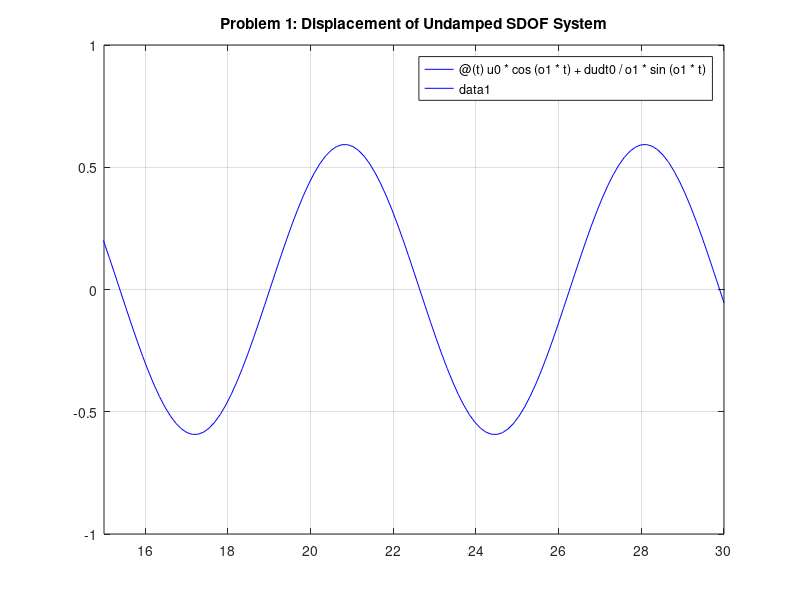

MATLAB code to generate this figure: (Note: this script raises an error after producing the figure.)
%Enter given parameters for undamped SDOF oscillator where mass drops from
%2kg to 1kg at the 15 second mark 
m1 = 2
m2 = 1
k = .75
u0 = 0
dudt0 = .5

%Calculate the natural frequency of the system before and after the change
%in mass 
o1 = sqrt(k/m1)
o2 = sqrt(k/m2)

%Enter the governing equation for the system from 0-15 seconds
f1 = @(t) u0*cos(o1*t)+dudt0/o1*sin(o1*t)

%Enter the derivative for the governing equation 
dfdt1 = @(t) -o1*u0*sin(o1*t)+dudt0*cos(o1*t)

%Calculate the initial conditions for the system at t=15 by calculating the
%displacement and the velocity of the system at 5=15
u1 = f1(15)
dudt1 = dfdt1(15)

%Enter the governing equation for the system from 15-30 seconds, correct
%for the situation where t=15 but initial conditions have been recalculated
%as 0 by subtracting 15 from t
f2 = @(t) u1*cos(o2*(t-15))+dudt1/o2*sin(o2*(t-15))


%Plot the output from 0-30 seconds
fplot(f1,[0 15],"b")
hold on
fplot(f2,[15 30],"b")
hold off
grid on
title('Problem 1: Displacement of Undamped SDOF System')
subtitle('Stella Dee, 9/19/22')
xlabel('Time (s)');
ylabel('Displacement (m)');
